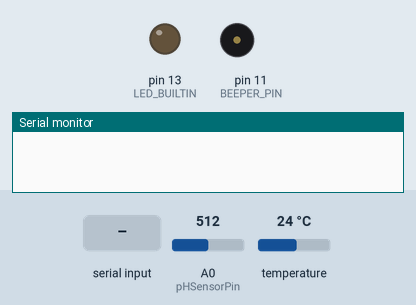
Bench run of a sketch on a simulated Arduino Uno, built with avr-gcc and run on an emulated ATmega328P. Shown: output pins drawn as LEDs (lit = HIGH), buzzer (waves = sounding), the last lines printed to the serial monitor. The inputs (shaded band) are chosen by the test bench; at power-on: A0 (pHSensorPin) = 512, temperature 24 °C. Pins used as bus, display or sensor lines are not drawn.

Above: at 1.2 s.
1.3 s: "beepOn" received over Serial
At 1.7 s:
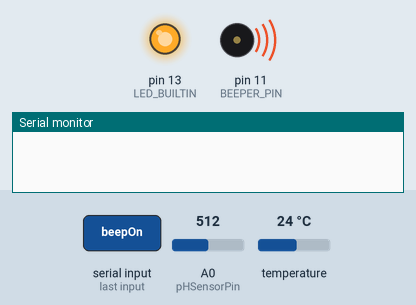
At 2.4 s:
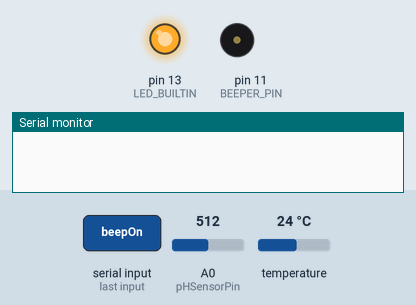
3.3 s: "beepOff" received over Serial
At 4.6 s:
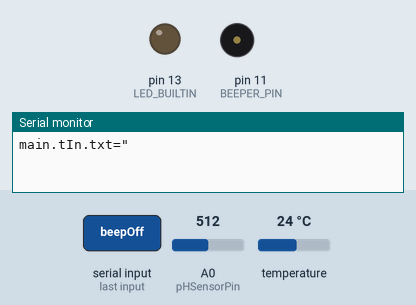
Timing chart, 0 to 6.3 s (numbered marks = the images above; inputs shaded):
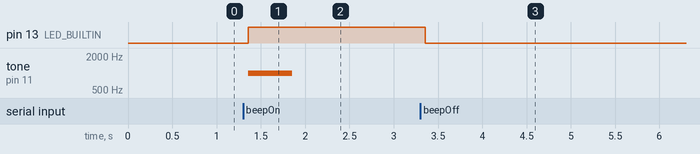

Measured:
- after the input at 1.3 s, pin 13 (LED_BUILTIN): LOW → HIGH after 0.06 s; tone on pin 11 (BEEPER_PIN): silent → 1000 Hz after 0.06 s, → silent 0.50 s later
- after the input at 3.3 s, pin 13 (LED_BUILTIN): HIGH → LOW after 0.06 s

The sketch:

cheeseMakingBath.ino
```cpp
// Видеообзоры и уроки работы с ARDUINO на YouTube-канале IOMOIO: https://www.youtube.com/channel/UCmNXABaTjX_iKH28TTJpiqA
// Программа для управления сыроварней - подключение к Датчику температуры и вывод данных в дисплей Nextion

#include <OneWire.h>                  // Подключаем библиотеку для взаимодействия с устройствами, работающими на шине и по протоколу 1-Wire
#include <DallasTemperature.h>        // Подключаем библиотеку с функциями для работы с DS18B20 (запросы, считывание и преобразование возвращаемых данных)

#define ONE_WIRE_BUS 2                // Указываем пин подключения data-вывода датчика температуры
#define term_power 4                  // Указываем пин подключения питания датчика температуры

// Таймер очередного считывания значений с датчика температуры
unsigned long tempReadTimer;

// Частота считывания температуры с датчика (сек)
int tempReadDuration = 4;

// Возможность считывать температуру в текущий момент
boolean tempReadEnable = true;

// Порт для пищалки
#define BEEPER_PIN 11

// Порт для pH-метра
#define pHSensorPin A0

#define pHTimerInterval 20
#define printInterval 800
#define ArrayLenth  40
int pHArray[ArrayLenth];
int pHArrayIndex=0;
#define pHOffset 0.39   // Коэффициент компенсации помех, является разницей между pH эталонного раствора (7.01pH) и тем, что фактически показывает прибор

OneWire oneWire(ONE_WIRE_BUS);        // Сообщаем библиотеке об устройстве, работающем по протоколу 1-Wire
DallasTemperature sensors(&oneWire);  // Связываем функции библиотеки DallasTemperature с нашим 1-Wire устройством (DS18B20)

void setup(void)
{
  Serial.begin(9600); // Порт на Nextion будет 4800, 9600 или 19200, какой то глюк
  Serial.setTimeout(50); // Таймаут ожидания что все пришло
  sensors.begin();                // Запускаем библиотеку измерения температуры
  pinMode(term_power, OUTPUT);    // Определяем пин подключения питания датчика температуры

  // Лампочка на плате
  pinMode(LED_BUILTIN, OUTPUT);

  // Бипер
  pinMode(BEEPER_PIN, OUTPUT);

}


float temperature() { // Измеряем температуру 10 секунд
  digitalWrite(term_power, HIGH);                // Включаем питание датчика температуры
  delay(100);                                    // Задержка перед первым измерением
  sensors.requestTemperatures();                 // Запрос на измерение температуры (1-й ошибочный)
  delay(500);                                    // Задержка перед поторным измерением
  sensors.requestTemperatures();                 // Запрос на измерение температуры (повторный)
  float t = float(sensors.getTempCByIndex(0));   // Получаем значение температуры
  digitalWrite(term_power, LOW);                 // Отключаем питание датчика температуры
//  delay(2000);                                   // Задержка, чтобы датчик не нагревался от частых измерений
  return(t);                                     // Возвращаем значение температуры в место вызова функции
}


void loop() {

  int frequency;

  // Переменные для измерения pH
  static unsigned long pHTime = millis();
  static unsigned long printTime = millis();
  static float pHValue,voltage;

  if(millis() >= tempReadTimer + tempReadDuration * 1000 && tempReadEnable) {
      // Настало время считать данные с датчика и отправить их в Nextion

      //digitalWrite(LED_BUILTIN, HIGH);

      // Отправляем значение температуры в Nextion
      Serial.print("main.tIn.txt=\"");
      Serial.print(String(temperature()*10));
      Serial.print("\"");
      Serial.write(0xFF);
      Serial.write(0xFF);
      Serial.write(0xFF);
      // Отправляем значение кислотности в Nextion
      Serial.print("main.pHIn.txt=\"");
      Serial.print(String(pHValue*100));
      Serial.print("\"");
      Serial.write(0xFF);
      Serial.write(0xFF);
      Serial.write(0xFF);
      //digitalWrite(LED_BUILTIN, LOW);

      // Обновляем таймер
      tempReadTimer = millis();

  }

  if(millis()-pHTime > pHTimerInterval)
  {
    pHArray[pHArrayIndex++]=analogRead(pHSensorPin);
    if(pHArrayIndex==ArrayLenth)pHArrayIndex=0;
    voltage = avergearray(pHArray, ArrayLenth)*5.0/1024;
    pHValue = 3.5*voltage+pHOffset;
    pHTime=millis();

  }

  // Получаем управляющие сигналы
  if (Serial.available() > 0) {
      // Что то пришло на вход

      // Считываем данные из порта
      String code = Serial.readString();

      // Определяем управляющие коды
      if(code == "beepOn") {
          // Пришла команда биперу - гудеть
          digitalWrite(LED_BUILTIN, HIGH);
          //tone(BEEPER_PIN, 800,500);
          tone(BEEPER_PIN, 1000,500);
          // Запрещаем мерить температуру, пока гудит биппер
          tempReadEnable = false;
      } else if(code == "beepOff") {
          // Пришла команда биперу - выключиться
          digitalWrite(LED_BUILTIN, LOW);
          noTone(BEEPER_PIN);

          // Включаем возможность мерить температуру
          tempReadEnable = true;
      }

  }

}

double avergearray(int* arr, int number){
  int i;
  int max,min;
  double avg;
  long amount=0;
  if(number<=0){
    Serial.println("Error number for the array to avraging!/n");
    return 0;
  }
  if(number<5){   //less than 5, calculated directly statistics
    for(i=0;i<number;i++){
      amount+=arr[i];
    }
    avg = amount/number;
    return avg;
  }else{
    if(arr[0]<arr[1]){
      min = arr[0];max=arr[1];
    }
    else{
      min=arr[1];max=arr[0];
    }
    for(i=2;i<number;i++){
      if(arr[i]<min){
        amount+=min;        //arr<min
        min=arr[i];
      }else {
        if(arr[i]>max){
          amount+=max;    //arr>max
          max=arr[i];
        }else{
          amount+=arr[i]; //min<=arr<=max
        }
      }//if
    }//for
    avg = (double)amount/(number-2);
  }//if
  return avg;
}
```
